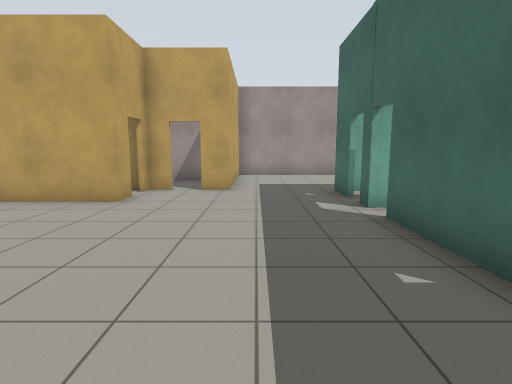
view 1 (above)

18 first-person views from a walk through a Gazebo world. The camera is 1.2 m above the floor, tilts 8° down and sees 80° across. The floor is counted in squares, 1 m on a side. Each view is taken from the middle of a square. On the plan, view 1 faces up. The plan holds only what a view shows up to about 13 squares ahead; the rest is blank.

view 2
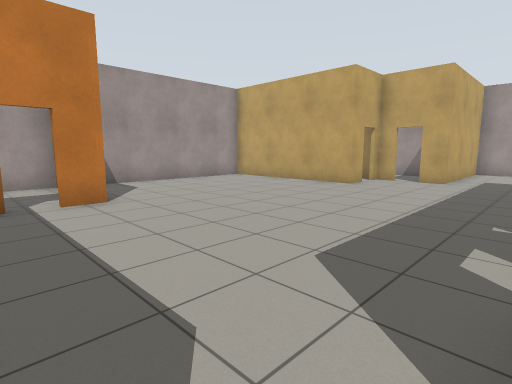

view 3
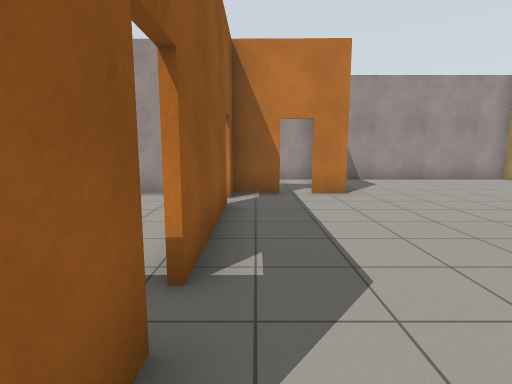

view 4
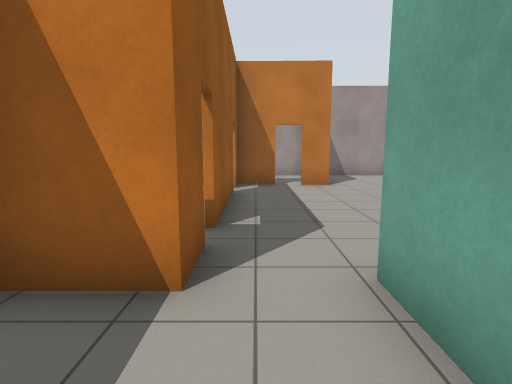

view 5
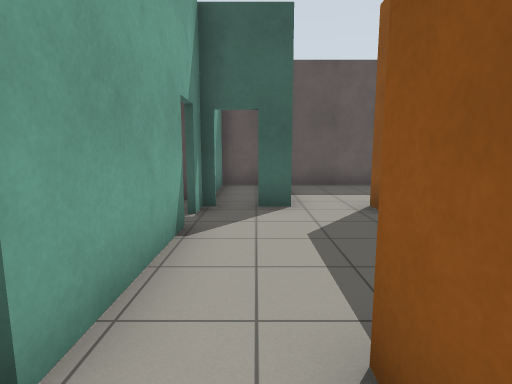

view 6
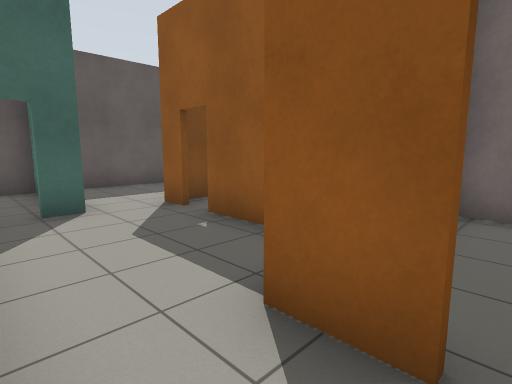

view 7
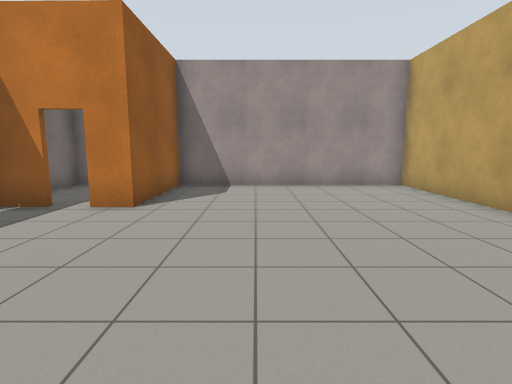

view 8
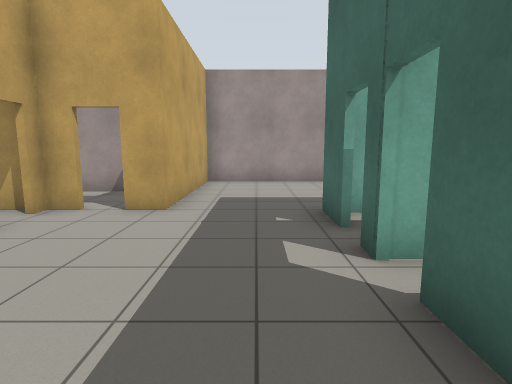

view 9
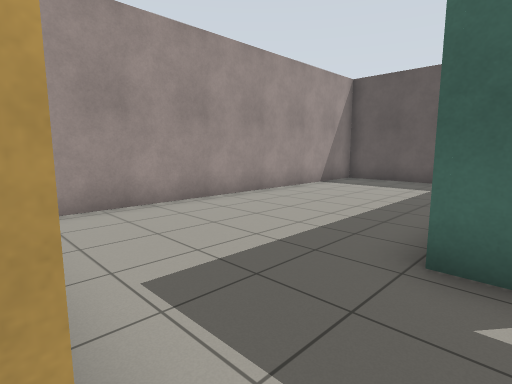

view 10
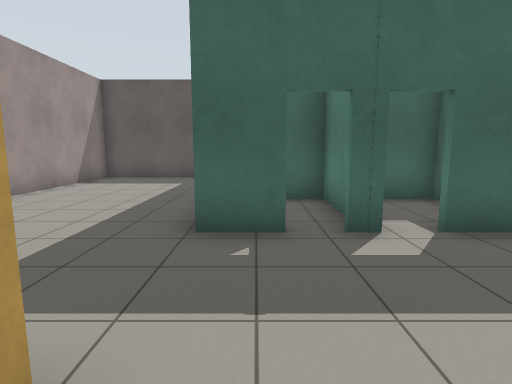

view 11
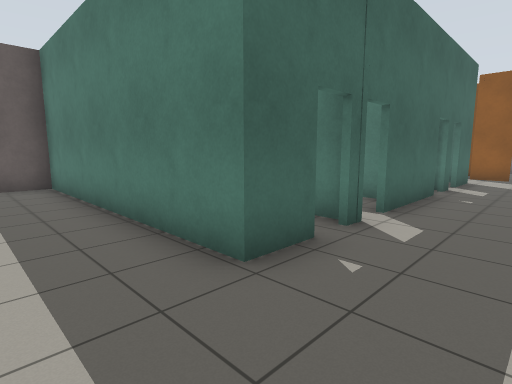

view 12
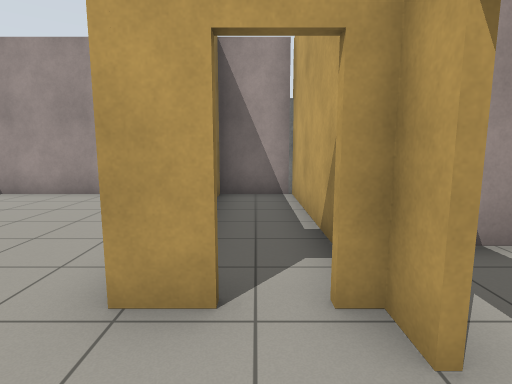

view 13
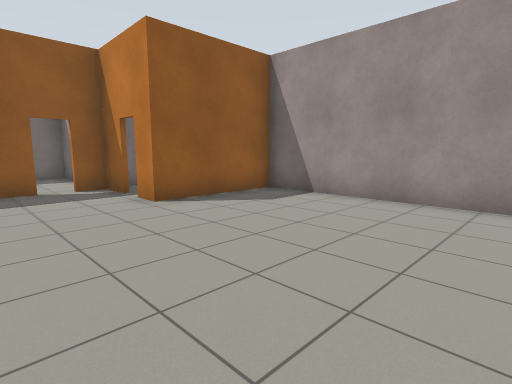

view 14
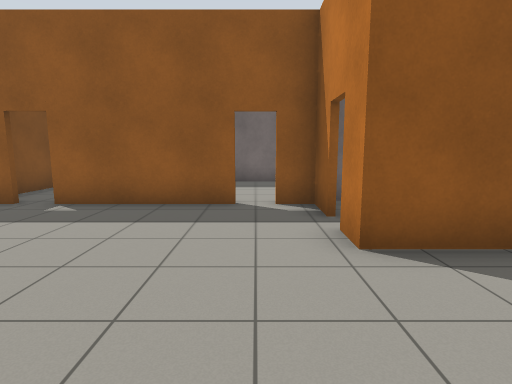

view 15
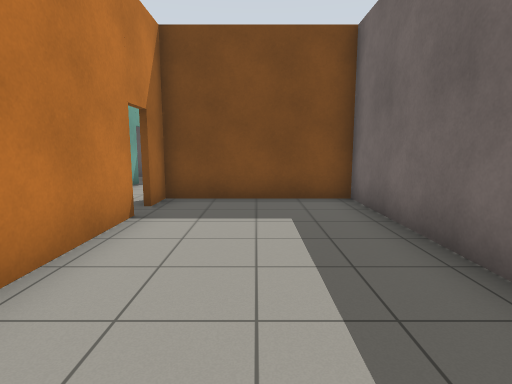

view 16
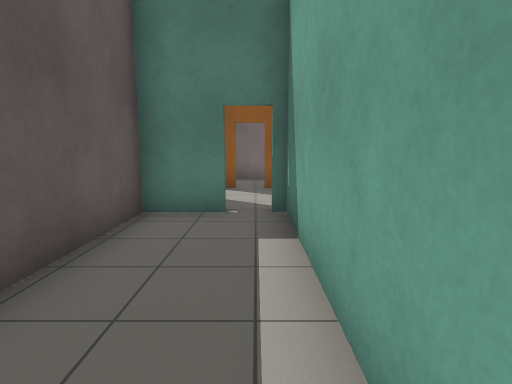

view 17
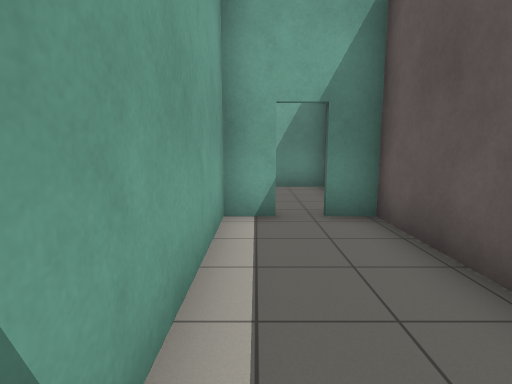

view 18
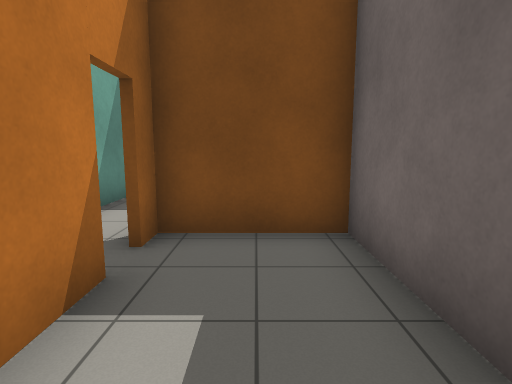

### Floor plan
Ten units are one square. View 1 is at (0, 0); x grows to the right and y downward. Boxes are objects, and circles mark ways between rooms. Rooms are numbered by the first view taken in them; rooms with no view inside come last. Other rooms are left out.
<svg viewBox="-98 -148 212 236">
<path fill="none" stroke="#000" d="M-53 23 -53 36M23 -20 23 -54M23 -6 23 -13M-36 36 5 36M-32 -77 -32 -69 -93 -69M23 19 23 1M-92 5 -52 5 -53 16M23 -62 23 -68M12 36 25 36M-8 -90 -16 -90M23 -75 23 -89M-92 -70 -92 10M25 36 25 53M57 19 23 19M42 54 57 54M73 38 73 30M23 -89 109 -89 109 -143 -8 -143 -8 -90M5 38 -25 38M-53 47 -54 83 23 83 23 38 12 38M65 17 82 17 82 -44 72 -44M64 -44 54 -44 54 18M44 83 73 83 73 56M58 56 45 56M-20 -117 -40 -117M-47 -113 -47 -106M-92 10 -92 40 -58 40M-34 -90 -92 -90 -92 -70M25 -64 54 -64M53 -36 53 -74"/>
<circle cx="20" cy="30" r="3" fill="#2a7"/>
<circle cx="5" cy="-90" r="3" fill="#2a7"/>
<circle cx="-40" cy="40" r="3" fill="#2a7"/>
<circle cx="10" cy="40" r="3" fill="#2a7"/>
<circle cx="-20" cy="-90" r="3" fill="#2a7"/>
<circle cx="-50" cy="20" r="3" fill="#2a7"/>
<circle cx="-30" cy="-80" r="3" fill="#2a7"/>
<circle cx="20" cy="-65" r="3" fill="#2a7"/>
<circle cx="67" cy="23" r="3" fill="#2a7"/>
<circle cx="60" cy="55" r="3" fill="#2a7"/>
<text x="-30" y="-20">1</text>
<text x="40" y="30">2</text>
<text x="50" y="-120">3</text>
<text x="-20" y="60">4</text>
<text x="60" y="-10">5</text>
<text x="40" y="70">6</text>
<text x="-30" y="-110">7</text>
<text x="-70" y="20">8</text>
<text x="-60" y="-80">9</text>
<text x="30" y="-80">10</text>
</svg>
Room 1 opens to room 2. Room 1 opens to room 3. Room 1 opens to room 4. Room 1 opens to room 7. Room 1 opens to room 8. Room 1 opens to room 9. Room 1 opens to room 10. Room 2 opens to room 5. Room 2 opens to room 6.

Where each view was taken, in squares from view 1:
view 1: 0 up, 0 right, facing up
view 2: 3 down, 2 right, facing up-left
view 3: 3 down, 3 right, facing left
view 4: 3 down, 5 right, facing left
view 5: 3 down, 1 right, facing right
view 6: 2 down, 1 right, facing down-right
view 7: 2 up, 1 right, facing left
view 8: 3 up, 1 right, facing up
view 9: 8 up, 1 left, facing up-right
view 10: 8 up, 2 left, facing right
view 11: 11 up, 0 right, facing down-right
view 12: 8 up, 1 left, facing left
view 13: 6 up, 2 left, facing down-left
view 14: 3 up, 4 left, facing down
view 15: 6 down, 5 left, facing right
view 16: 4 up, 6 right, facing down
view 17: 1 down, 6 right, facing up
view 18: 7 down, 3 right, facing right
